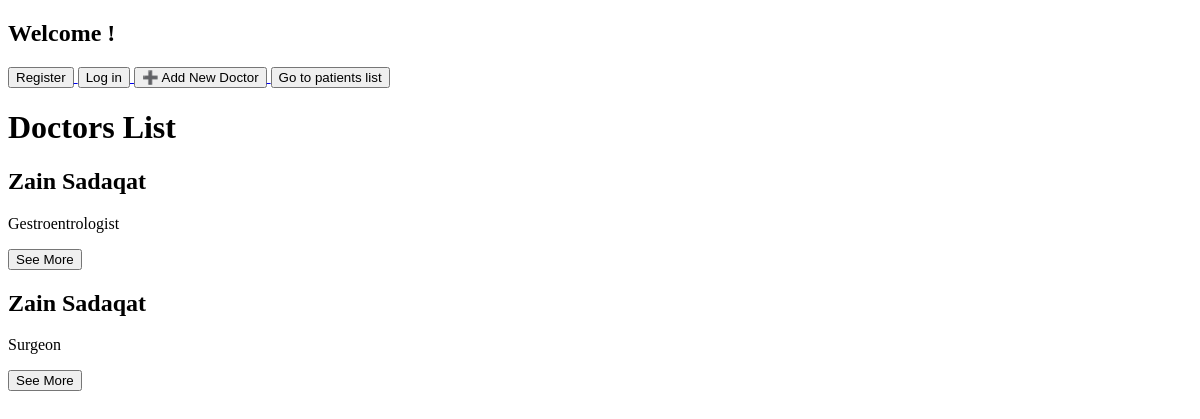
/doctors/, run on an earlier commit of the app's database.
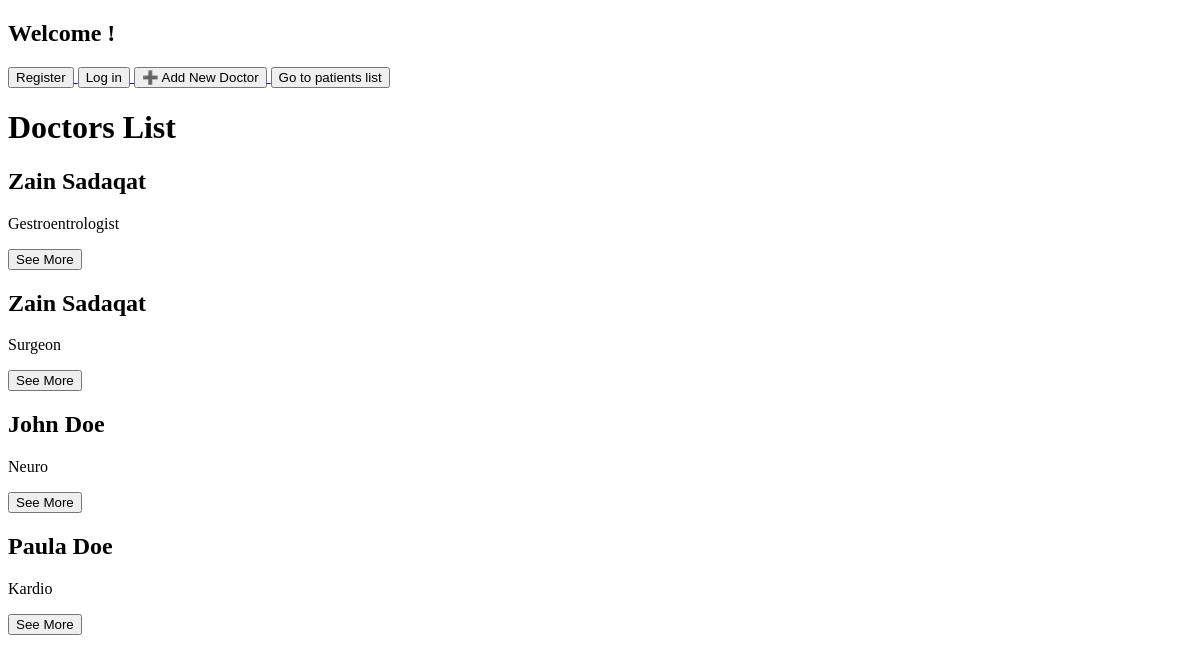
And on a later commit of the database.
### doctors/models.py (models this page shows, shortened)
class Doctor(models.Model):
   user = models.OneToOneField(
      User,
      on_delete=models.CASCADE,
      related_name='doctor_profile'
   )
   name = models.CharField(max_length=100)
   years_of_experience = models.IntegerField()
   speciality = models.CharField(max_length=100)
   bio = models.TextField()

### doctors/views.py (the view)
# urls.py: path('', views.doctors_list, name='doctors_list'),
def doctors_list(request):
    doctors = Doctor.objects.all()
    return render(request,"doctors/doctors_list.html",{ "doctors": doctors })

### doctors/templates/doctors/doctors_list.html (shortened to what this page needs)
<!DOCTYPE html>
<html lang="en">
  <head>
  </head>
  <body>
    <h2>Welcome {{ user.first_name}}!</h2>
    {% if user.is_authenticated %}
    <a href="{% url 'logout'%}"> <button>Log out</button> </a>
    {% else %}
    <a href="{% url 'register'%}"> <button>Register</button> </a>
    <a href="{% url 'login'%}"> <button>Log in</button> </a>
    {% endif %}
    <a href="{% url 'doctor_form' %}"> <button>➕ Add New Doctor</button> </a>
    <a href="{% url 'patients_list' %}">
      <button>Go to patients list</button>
    </a>
    <h1>Doctors List</h1>
    {% for doctor in doctors %}
    <h2>{{ doctor.name }}</h2>
    <p>{{ doctor.speciality }}</p>
    <a href="{% url 'doctor_detail' doctor.pk %}">
      <button>See More</button>
    </a>
    {% endfor %}
  </body>
</html>

What changed in the data, as far as the page shows it:
added Doctor: name "John Doe", speciality "Neuro"
added Doctor: name "Paula Doe", speciality "Kardio"
